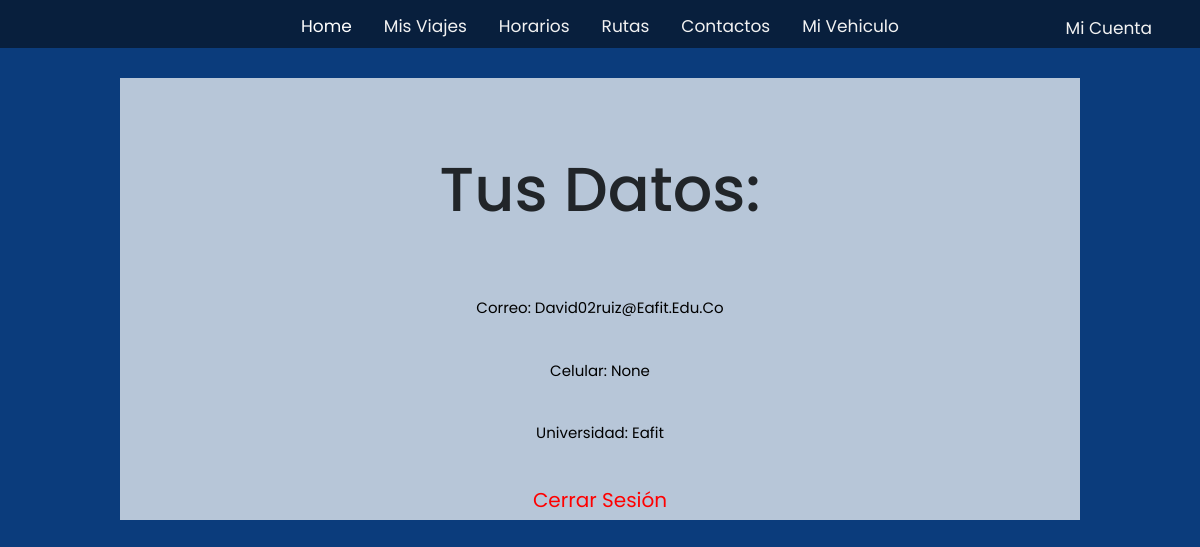
The page /datos/ (signed in) on the database its author committed.
### app/models.py (models this page shows)
class User(AbstractUser):
    name = models.CharField(max_length=200, null=True)
    email= models.EmailField(unique=True, null=True)
    universidad= models.CharField(max_length=20, null=True)
    horario = models.ImageField(upload_to = 'horarios',  default='horarios/default.png',blank=True)
    celular= models.CharField(max_length=10, unique=True, null=True)
    USERNAME_FIELD= 'email'
    REQUIRED_FIELDS=['universidad', 'horario', 'username']

### app/views.py (the view)
# urls.py: path('datos/', appViews.datos, name="cuenta"),
def datos(request):
    return render(request, 'datos.html')

### app/templates/datos.html
{% extends "layout.html" %}
{%load static%}
{% block content %}
<div class="info">
    <h1>Tus datos:</h1>
    <p> Correo: {{ user.get_username }} </p>
    <p> Celular: {{ user.celular }} </p>
    <p> Universidad: {{ user.universidad }}  </p>
    <div class="link">
    <a href="{% url 'logout'%}"> Cerrar sesión</a>
    </div>
</div>
{% endblock %}

### app/static/styles/inici.css (style rules this page uses)
html { height: 100%; }
body { overflow: hidden; justify-content: center; background-color: #0b3c7c; margin: 0px; overflow: hidden; justify-content: center; background-color:#0b3c7c; margin: 0px; padding-bottom: 100px; }
* { margin: 0; padding: 0; box-sizing: border-box; text-decoration: none; outline: none; border: none; text-transform: capitalize; font-family: "Poppins", sans-serif; font-family: 'Poppins', sans-serif; min-height: 100%; }
a { color: black; text-decoration: none; }
html { font-size: 62.5%; overflow-x: hidden; scroll-padding-top: 5.5rem; scroll-behavior: smooth; }
.link { font-size: 20px; text-align: center; }
.link a { color: #ff0000; }
.info { height: auto; width: auto; margin: 30px 120px 30px 120px; background-color: rgba(255, 255, 255, 0.705); justify-items: center; padding: 5px; }
.info h1 { font-size: 62px; text-align: center; margin: 70px 0 70px; }
.info p { font-size: 15px; text-align: center; margin: 10px 0 40px; color: black; }

### rows shown on the page
User: get_username "David02ruiz@eafit.edu.co", celular "None", universidad "Eafit"
